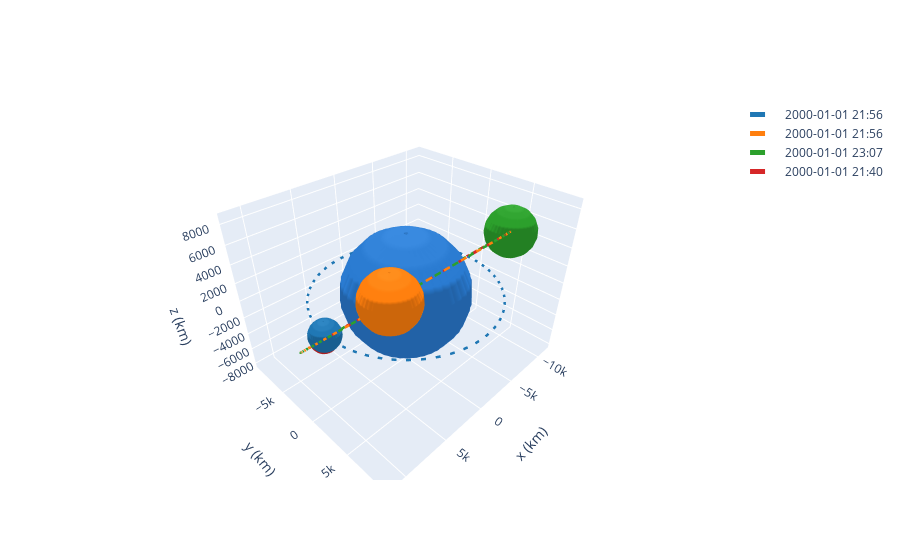

Source (notebook cell):
### Code cell
# Get the transfer time of the hoh_phas
transfer_time = hoh_phas.get_total_time()

# Propagate all debris to the end of the transfer
deb_1 = deb_1.propagate(transfer_time)
deb_2 = deb_2.propagate(transfer_time)

# Propagate the otv using the calculated thrust sequence
transfer_orbit, otv = otv.apply_maneuver(hoh_phas, intermediate=True)

# Plot the results
frame = OrbitPlotter3D()
frame.plot(deb_1)
frame.plot(deb_2)
frame.plot(otv)
frame.plot(transfer_orbit)

### Figure 1 — Plotly figure (JSON) as saved in the notebook; plotly's stock layout.template omitted (floating-point values rounded to 4 significant figures; data arrays with more than 128 entries replaced by an {"elided": "..."} marker saying what was removed)
{"data": [{"cauto": false, "cmax": 1, "cmin": 1, "colorscale": [[0, "#2a7bd1"], [1, "#2a7bd1"]], "name": "Earth", "showscale": false, "type": "surface", "x": {"elided": "20x20 float values"}, "y": {"elided": "20x20 float values"}, "z": {"elided": "20x20 float values"}}, {"line": {"color": "rgb(31, 119, 180)", "dash": "dash", "width": 5}, "mode": "lines", "name": "2000-01-01 21:56", "type": "scatter3d", "x": {"elided": "150 float values"}, "y": {"elided": "150 float values"}, "z": {"elided": "150 int values"}}, {"cauto": false, "cmax": 1, "cmin": 1, "colorscale": [[0, "rgb(31, 119, 180)"], [1, "rgb(31, 119, 180)"]], "name": "2000-01-01 21:56", "showscale": false, "type": "surface", "x": {"elided": "20x20 float values"}, "y": {"elided": "20x20 float values"}, "z": {"elided": "20x20 float values"}}, {"cauto": false, "cmax": 1, "cmin": 1, "colorscale": [[0, "#2a7bd1"], [1, "#2a7bd1"]], "name": "Earth", "showscale": false, "type": "surface", "x": {"elided": "20x20 float values"}, "y": {"elided": "20x20 float values"}, "z": {"elided": "20x20 float values"}}, {"cauto": false, "cmax": 1, "cmin": 1, "colorscale": [[0, "#2a7bd1"], [1, "#2a7bd1"]], "name": "Earth", "showscale": false, "type": "surface", "x": {"elided": "20x20 float values"}, "y": {"elided": "20x20 float values"}, "z": {"elided": "20x20 float values"}}, {"line": {"color": "rgb(255, 127, 14)", "dash": "dash", "width": 5}, "mode": "lines", "name": "2000-01-01 21:56", "type": "scatter3d", "x": {"elided": "150 float values"}, "y": {"elided": "150 float values"}, "z": {"elided": "150 float values"}}, {"cauto": false, "cmax": 1, "cmin": 1, "colorscale": [[0, "rgb(255, 127, 14)"], [1, "rgb(255, 127, 14)"]], "name": "2000-01-01 21:56", "showscale": false, "type": "surface", "x": {"elided": "20x20 float values"}, "y": {"elided": "20x20 float values"}, "z": {"elided": "20x20 float values"}}, {"cauto": false, "cmax": 1, "cmin": 1, "colorscale": [[0, "#2a7bd1"], [1, "#2a7bd1"]], "name": "Earth", "showscale": false, "type": "surface", "x": {"elided": "20x20 float values"}, "y": {"elided": "20x20 float values"}, "z": {"elided": "20x20 float values"}}, {"cauto": false, "cmax": 1, "cmin": 1, "colorscale": [[0, "#2a7bd1"], [1, "#2a7bd1"]], "name": "Earth", "showscale": false, "type": "surface", "x": {"elided": "20x20 float values"}, "y": {"elided": "20x20 float values"}, "z": {"elided": "20x20 float values"}}, {"line": {"color": "rgb(44, 160, 44)", "dash": "dash", "width": 5}, "mode": "lines", "name": "2000-01-01 23:07", "type": "scatter3d", "x": {"elided": "150 float values"}, "y": {"elided": "150 float values"}, "z": {"elided": "150 float values"}}, {"cauto": false, "cmax": 1, "cmin": 1, "colorscale": [[0, "rgb(44, 160, 44)"], [1, "rgb(44, 160, 44)"]], "name": "2000-01-01 23:07", "showscale": false, "type": "surface", "x": {"elided": "20x20 float values"}, "y": {"elided": "20x20 float values"}, "z": {"elided": "20x20 float values"}}, {"cauto": false, "cmax": 1, "cmin": 1, "colorscale": [[0, "#2a7bd1"], [1, "#2a7bd1"]], "name": "Earth", "showscale": false, "type": "surface", "x": {"elided": "20x20 float values"}, "y": {"elided": "20x20 float values"}, "z": {"elided": "20x20 float values"}}, {"cauto": false, "cmax": 1, "cmin": 1, "colorscale": [[0, "#2a7bd1"], [1, "#2a7bd1"]], "name": "Earth", "showscale": false, "type": "surface", "x": {"elided": "20x20 float values"}, "y": {"elided": "20x20 float values"}, "z": {"elided": "20x20 float values"}}, {"line": {"color": "rgb(214, 39, 40)", "dash": "dash", "width": 5}, "mode": "lines", "name": "2000-01-01 21:40", "type": "scatter3d", "x": {"elided": "150 float values"}, "y": {"elided": "150 float values"}, "z": {"elided": "150 float values"}}, {"cauto": false, "cmax": 1, "cmin": 1, "colorscale": [[0, "rgb(214, 39, 40)"], [1, "rgb(214, 39, 40)"]], "name": "2000-01-01 21:40", "showscale": false, "type": "surface", "x": {"elided": "20x20 float values"}, "y": {"elided": "20x20 float values"}, "z": {"elided": "20x20 float values"}}, {"cauto": false, "cmax": 1, "cmin": 1, "colorscale": [[0, "#2a7bd1"], [1, "#2a7bd1"]], "name": "Earth", "showscale": false, "type": "surface", "x": {"elided": "20x20 float values"}, "y": {"elided": "20x20 float values"}, "z": {"elided": "20x20 float values"}}], "layout": {"autosize": true, "scene": {"aspectmode": "data", "xaxis": {"title": {"text": "x (km)"}}, "yaxis": {"title": {"text": "y (km)"}}, "zaxis": {"title": {"text": "z (km)"}}}}}
